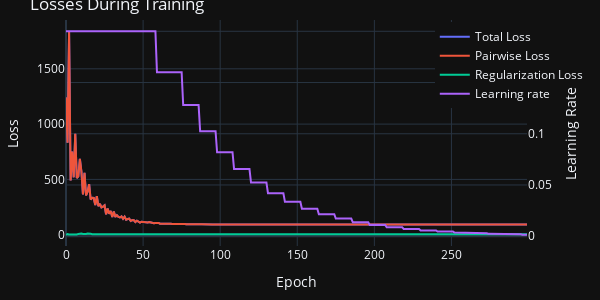

Notebook source saved alongside this figure:
### Code cell
MatrixFactorization.plot_embedding_training(losses, learning_rates, verbose=True)

### Figure 1 — Plotly figure (JSON) as saved in the notebook; plotly's stock layout.template omitted (floating-point values rounded to 4 significant figures; data arrays with more than 128 entries replaced by an {"elided": "..."} marker saying what was removed)
{"data": [{"mode": "lines", "name": "Total Loss", "type": "scatter", "x": {"elided": "300 int values"}, "y": {"elided": "300 float values"}}, {"mode": "lines", "name": "Pairwise Loss", "type": "scatter", "x": {"elided": "300 int values"}, "y": {"elided": "300 float values"}}, {"mode": "lines", "name": "Regularization Loss", "type": "scatter", "x": {"elided": "300 int values"}, "y": {"elided": "300 float values"}}, {"mode": "lines", "name": "Learning rate", "type": "scatter", "x": {"elided": "300 int values"}, "y": {"elided": "300 float values"}, "yaxis": "y2"}], "layout": {"height": 300, "legend": {"x": 0.8, "xanchor": "left", "y": 0.99, "yanchor": "top"}, "margin": {"b": 20, "l": 20, "r": 20, "t": 20}, "title": {"text": "Losses During Training"}, "width": 600, "xaxis": {"title": {"text": "Epoch"}}, "yaxis": {"title": {"text": "Loss"}}, "yaxis2": {"overlaying": "y", "side": "right", "title": {"text": "Learning Rate"}}}}
